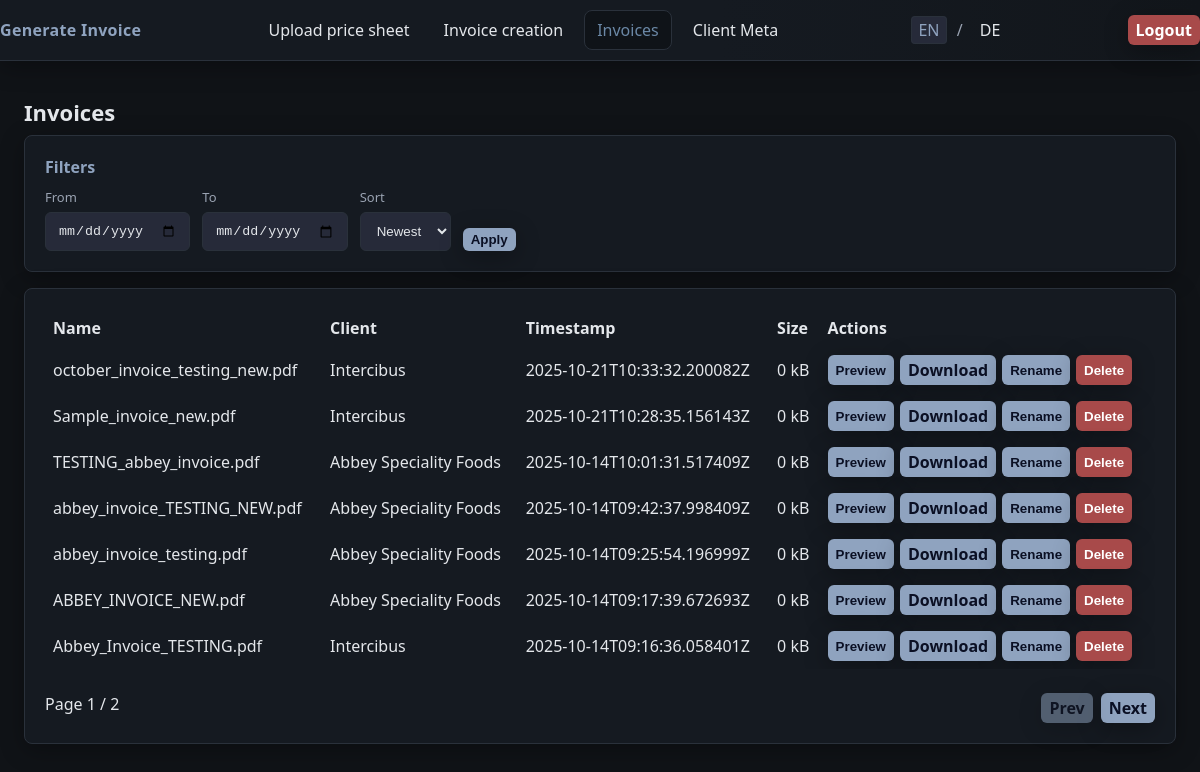
Before: /invoices (signed in) with the older database file.
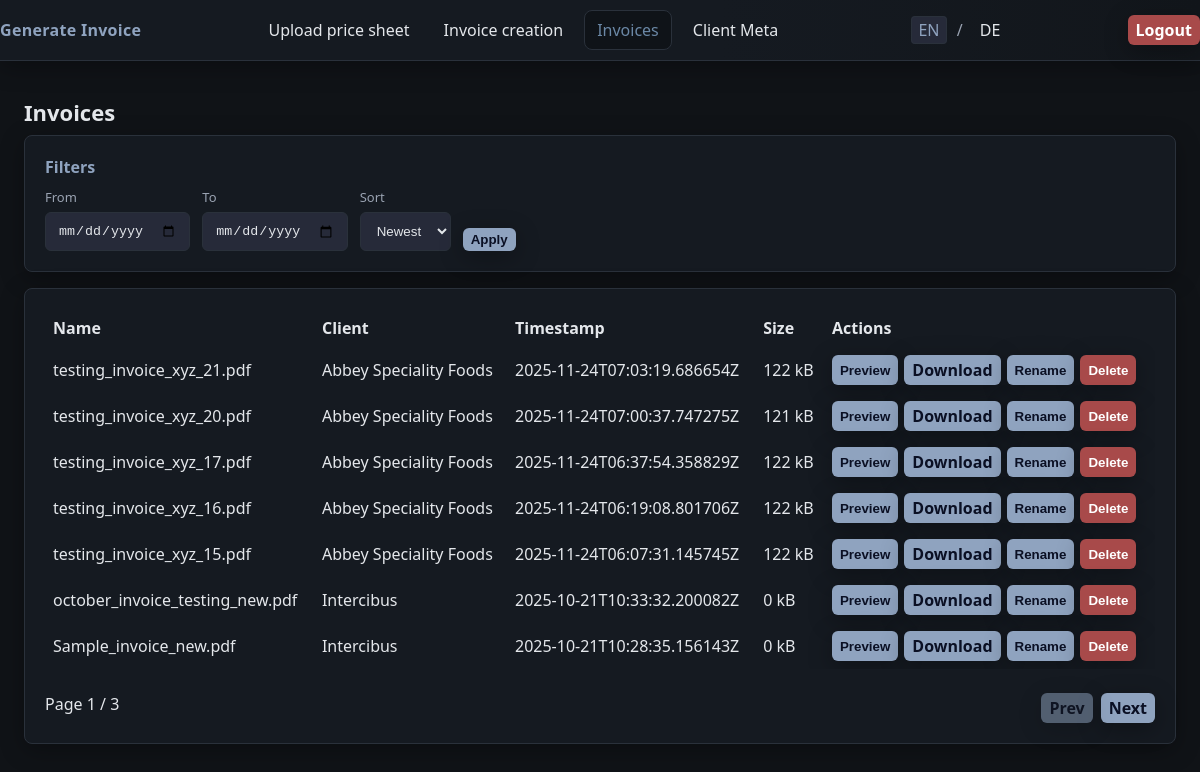
After: the same page with the newer database file.
### tables this page shows
CREATE TABLE "invoices" (
              id TEXT PRIMARY KEY,
              name TEXT NOT NULL,
              client TEXT,
              file TEXT NOT NULL,
              size INTEGER NOT NULL,
              created_at TEXT NOT NULL
            );

### app.py (the view)
@app.get("/invoices")
@login_required
def invoices_db_dashboard():
    sort = (request.args.get("sort") or "newest").lower()
    date_from = (request.args.get("from") or "").strip()
    date_to = (request.args.get("to") or "").strip()
    page = max(int(request.args.get("page", 1)), 1)
    page_size = 7
    conn = get_invoices_db()
    try:
        where = []
        params: list[Any] = []
        if date_from:
            where.append("substr(created_at,1,10) >= ?")
            params.append(date_from[:10])
        if date_to:
            where.append("substr(created_at,1,10) <= ?")
            params.append(date_to[:10])
        where_sql = ("WHERE " + " AND ".join(where)) if where else ""
        cur = conn.cursor()
        cur.execute(f"SELECT COUNT(*) FROM invoices {where_sql}", params)
        row = cur.fetchone()
        total = int(row[0]) if row is not None else 0
        order = "DESC" if sort != "oldest" else "ASC"
        offset = (page - 1) * page_size
        cur.execute(
            f"SELECT id, name, client, created_at, size, file FROM invoices {where_sql} ORDER BY created_at {order} LIMIT ? OFFSET ?",
            params + [page_size, offset],
        )
        rows = cur.fetchall()
        items = [
            {
                "id": r["id"],
                "name": r["name"],
                "client": r["client"],
                "created_at": r["created_at"],
                "size": r["size"],
                "file": r["file"],
            }
            for r in rows
        ]
    finally:
        conn.close()
    total_pages = (total // page_size) + (1 if total % page_size else 0)
    def _build_url(target_page: int) -> str:
        return url_for(
            "invoices_db_dashboard",
            page=target_page,
            sort=sort,
            **({"from": date_from} if date_from else {}),
            **({"to": date_to} if date_to else {}),
        )
    prev_url = _build_url(page - 1) if page > 1 else None
    next_url = _build_url(page + 1) if page < total_pages else None
    return render_template(
        "invoices_db.html",
        items=items,
        page=page,
        page_size=page_size,
        total=total,
        sort=sort,
        date_from=date_from,
        date_to=date_to,
        prev_url=prev_url,
        next_url=next_url,
        total_pages=total_pages,
    )

### app.py (called while the page is built)
def get_invoices_db() -> sqlite3.Connection:
    conn = sqlite3.connect(INVOICES_DB_PATH)
    conn.row_factory = sqlite3.Row
    return conn

def get_lang() -> str:
    lang = session.get("lang", "en")
    return "de" if lang == "de" else "en"

def tr(key: str, **kwargs) -> str:
    lang = get_lang()
    text = TRANSLATIONS.get(lang, {}).get(key, key)
    try:
        return text.format(**kwargs)
    except Exception:
        return text

@app.context_processor
def inject_i18n():
    return {"t": tr, "lang": get_lang(), "is_authed": bool(session.get("auth"))}

def login_required(view):
    @wraps(view)
    def wrapped(*args, **kwargs):
        if not session.get("auth"):
            nxt = request.path
            return redirect(url_for("login_get", next=nxt))
        return view(*args, **kwargs)
    return wrapped

### templates/invoices_db.html (shortened to what this page needs)
{% extends 'base.html' %}
{% import '_components.html' as ui %}
{% block content %}
  <h1>{{ t('invoices') }}</h1>
  {% call ui.card(t('filters')) %}
    <form method="get" action="{{ url_for('invoices_db_dashboard') }}" class="filters">
      <div class="filters-row">
        <div class="filter-item">
          <label for="from">{{ t('from') }}</label>
          <input type="date" id="from" name="from" value="{{ date_from[:10] if date_from else '' }}">
        </div>
        <div class="filter-item">
          <label for="to">{{ t('to') }}</label>
          <input type="date" id="to" name="to" value="{{ date_to[:10] if date_to else '' }}">
        </div>
        <div class="filter-item">
          <label for="sort">Sort</label>
          <select id="sort" name="sort">
            <option value="newest" {{ 'selected' if sort == 'newest' else '' }}>{{ t('sort_newest') }}</option>
          </select>
        </div>
        <div class="filter-actions">
          <button class="btn btn-primary btn-sm" type="submit">{{ t('apply') }}</button>
        </div>
      </div>
    </form>
  {% endcall %}
  {% if items|length == 0 %}
    <p>{{ t('no_invoices') }}</p>
  {% else %}
    <div class="card">
      <div class="card-body">
        <div class="table-wrap">
        <table class="table" style="width:100%; border-collapse:collapse;">
          <thead>
            <tr>
              <th style="text-align:left; padding:8px;">Name</th>
              <th style="text-align:left; padding:8px;">Client</th>
              <th style="text-align:left; padding:8px;">Timestamp</th>
              <th style="text-align:left; padding:8px;">Size</th>
              <th style="text-align:left; padding:8px;">Actions</th>
            </tr>
          </thead>
          <tbody>
            {% for it in items %}
            <tr>
              <td style="padding:8px;">{{ it.name }}</td>
              <td style="padding:8px;">{{ it.client }}</td>
              <td style="padding:8px;">{{ it.created_at }}</td>
              <td style="padding:8px;">{{ (it.size // 1024) }} kB</td>
              <td style="padding:8px; display:flex; gap:6px; flex-wrap: nowrap;">
                <button class="btn btn-sm" type="button" onclick="openPreview('{{ url_for('preview_invoice', invoice_id=it.id) }}', '{{ it.name }}')">{{ t('preview') }}</button>
                <a class="btn btn-primary btn-sm" href="{{ url_for('download_invoice', invoice_id=it.id) }}">{{ t('download') }}</a>
                <button class="btn btn-sm" type="button" onclick="openRename('{{ it.id }}', '{{ it.name }}')">{{ t('rename') }}</button>
                <button class="btn btn-danger btn-sm" type="button" onclick="confirmDelete('{{ it.id }}')">{{ t('delete') }}</button>
              </td>
            </tr>
            {% endfor %}
          </tbody>
        </table>
        </div>
        <div style="display:flex; justify-content:space-between; margin-top:12px;">
          <div>
            Page {{ page }} / {{ total_pages }}
          </div>
          <div style="display:flex; gap:8px;">
            <a class="btn btn-sm {{ '' if prev_url else 'disabled' }}" href="{{ prev_url or '#' }}">{{ t('prev') }}</a>
            <a class="btn btn-sm {{ '' if next_url else 'disabled' }}" href="{{ next_url or '#' }}">{{ t('next') }}</a>
          </div>
        </div>
      </div>
    </div>
  {% endif %}
{% endblock %}

### templates/base.html (shortened to what this page needs)
<!doctype html>
<html lang="en">
  <head>
    <link rel="stylesheet" href="{{ url_for('static', filename='styles.css') }}">
  </head>
  <body>
    {% if is_authed %}
    <header class="appbar">
      <div class="container appbar-inner">
        <a href="{{ url_for('invoicecreation_get') }}" class="brand">{{ t('brand') }}</a>
        <nav class="tabs">
          <a href="{{ url_for('feeddata_get') }}" class="tab {{ 'active' if request.path == url_for('feeddata_get') else '' }}">{{ t('feed_title') }}</a>
          <a href="{{ url_for('invoicecreation_get') }}" class="tab {{ 'active' if request.path == url_for('invoicecreation_get') else '' }}">{{ t('invoice_title') }}</a>
          <a href="{{ url_for('invoices_db_dashboard') }}" class="tab {{ 'active' if request.path == url_for('invoices_db_dashboard') else '' }}">{{ t('invoices') }}</a>
          <a href="{{ url_for('clientheaders_get') }}" class="tab {{ 'active' if request.path == url_for('clientheaders_get') else '' }}">{{ t('nav_clientheaders') }}</a>
        </nav>
        <div class="lang-switch">
          <a href="{{ url_for('set_lang', lang='en') }}" class="{{ 'active' if lang == 'en' else '' }}">EN</a>
          <span>/</span>
          <a href="{{ url_for('set_lang', lang='de') }}" class="{{ 'active' if lang == 'de' else '' }}">DE</a>
        </div>
        {% if is_authed %}
          <a href="{{ url_for('logout') }}" class="btn btn-danger btn-sm">{{ t('logout') }}</a>
        {% else %}
          <a href="{{ url_for('login_get') }}" class="tab">{{ t('login') }}</a>
        {% endif %}
      </div>
    </header>
    {% endif %}
    <main class="container page">
      {% block content %}{% endblock %}
    </main>
  </body>
  </html>

### templates/_components.html (shortened to what this page needs)
{% macro card(title=None, body_class='') -%}
  <div class="card {{ body_class }}">
    {% if title %}<div class="card-title">{{ title }}</div>{% endif %}
    <div class="card-body">
      {{ caller() }}
    </div>
  </div>
{%- endmacro %}

### static/styles.css (style rules this page uses)
:root { --bg: #101317; --bg-elev: #151a21; --text: #e4e7eb; --muted: #9aa3b2; --primary: #8fa3bf; --primary-strong: #6b88a6; --success: #88c0a8; --error: #e27d7d; --border: #2a313b; --shadow: 0 6px 24px rgba(0,0,0,0.30); }
* { box-sizing: border-box; }
body { margin: 0; font-family: ui-sans-serif, system-ui, -apple-system, Segoe UI, Roboto, Helvetica, Arial, "Apple Color Emoji", "Segoe UI Emoji"; background: var(--bg); color: var(--text); }
.container { max-width: 1280px; margin: 0 auto; padding: 24px; }
.appbar { position: sticky; top: 0; background: linear-gradient(90deg, var(--bg-elev), #151a21 60%, #12161b); border-bottom: 1px solid var(--border); box-shadow: var(--shadow); z-index: 50; }
.appbar-inner { display: flex; align-items: center; justify-content: space-between; gap: 16px; padding: 10px 0; }
.brand { color: var(--primary); text-decoration: none; font-weight: 700; letter-spacing: 0.3px; }
.tabs { display: flex; gap: 8px; }
.tab { color: var(--text); text-decoration: none; padding: 8px 12px; border-radius: 8px; border: 1px solid transparent; transition: all .15s ease; }
.tab.active { background: #0f1318; border-color: var(--border); color: var(--primary-strong); }
.lang-switch a { color: var(--text); text-decoration: none; margin: 0 6px; padding: 2px 6px; border-radius: 4px; border: 1px solid transparent; }
.lang-switch a.active { color: var(--primary); border-color: var(--border); background: #262a39; }
.lang-switch span { color: var(--muted); }
h1 { margin: 16px 0 8px; font-size: 22px; }
.card { background: var(--bg-elev); border: 1px solid var(--border); border-radius: 8px; padding: 20px; box-shadow: var(--shadow); }
.card-title { font-weight: 600; margin-bottom: 10px; color: var(--primary); }
.card-body { display: flex; flex-direction: column; gap: 12px; }
label { font-size: 13px; color: var(--muted); margin-bottom: 6px; }
input[type="text"], input[type="password"], input[type="date"], select, input[type="file"] { background: #262a39; border: 1px solid var(--border); border-radius: 6px; color: var(--text); padding: 10px 12px; }
.filters { display: block; }
.filters-row { display: flex; gap: 12px; align-items: flex-end; flex-wrap: wrap; }
.filter-item { display: flex; flex-direction: column; }
.filter-actions { margin-bottom: 0; align-self: flex-end; }
.btn { display: inline-block; background: var(--primary); color: #0b1024; border: none; border-radius: 6px; padding: 10px 14px; font-weight: 600; cursor: pointer; box-shadow: var(--shadow); }
.btn-primary { background: var(--primary); color: #0b1024; }
.btn-danger { background: #a84a4a; color: #fff; }
.btn-sm { padding: 4px 8px; font-weight: 600; text-decoration: none; }
a.btn, a.btn:hover { text-decoration: none; }
.btn.disabled { opacity: 0.5; pointer-events: none; cursor: default; }
.page { padding-top: 20px; }
.card + .card { margin-top: 16px; }
.table-wrap { width: 100%; overflow-x: auto; }

Changed rows visible on the page:
no longer on this page (row unchanged): invoices: name "TESTING_abbey_invoice.pdf", client "Abbey Speciality Foods", created_at "2025-10-14T10:01:31.517409Z", size "0", t "Preview", t "Download", t "Rename", t "Delete"
no longer on this page (row unchanged): invoices: name "abbey_invoice_TESTING_NEW.pdf", client "Abbey Speciality Foods", created_at "2025-10-14T09:42:37.998409Z", size "0", t "Preview", t "Download", t "Rename", t "Delete"
no longer on this page (row unchanged): invoices: name "abbey_invoice_testing.pdf", client "Abbey Speciality Foods", created_at "2025-10-14T09:25:54.196999Z", size "0", t "Preview", t "Download", t "Rename", t "Delete"
no longer on this page (row unchanged): invoices: name "ABBEY_INVOICE_NEW.pdf", client "Abbey Speciality Foods", created_at "2025-10-14T09:17:39.672693Z", size "0", t "Preview", t "Download", t "Rename", t "Delete"
no longer on this page (row unchanged): invoices: name "Abbey_Invoice_TESTING.pdf", client "Intercibus", created_at "2025-10-14T09:16:36.058401Z", size "0", t "Preview", t "Download", t "Rename", t "Delete"
added invoices: name "testing_invoice_xyz_21.pdf", client "Abbey Speciality Foods", created_at "2025-11-24T07:03:19.686654Z", size "122", t "Preview", t "Download", t "Rename", t "Delete"
added invoices: name "testing_invoice_xyz_20.pdf", client "Abbey Speciality Foods", created_at "2025-11-24T07:00:37.747275Z", size "121", t "Preview", t "Download", t "Rename", t "Delete"
added invoices: name "testing_invoice_xyz_17.pdf", client "Abbey Speciality Foods", created_at "2025-11-24T06:37:54.358829Z", size "122", t "Preview", t "Download", t "Rename", t "Delete"
added invoices: name "testing_invoice_xyz_16.pdf", client "Abbey Speciality Foods", created_at "2025-11-24T06:19:08.801706Z", size "122", t "Preview", t "Download", t "Rename", t "Delete"
added invoices: name "testing_invoice_xyz_15.pdf", client "Abbey Speciality Foods", created_at "2025-11-24T06:07:31.145745Z", size "122", t "Preview", t "Download", t "Rename", t "Delete"
Other visible differences:
{{ total_pages }}: "2" → "3"
